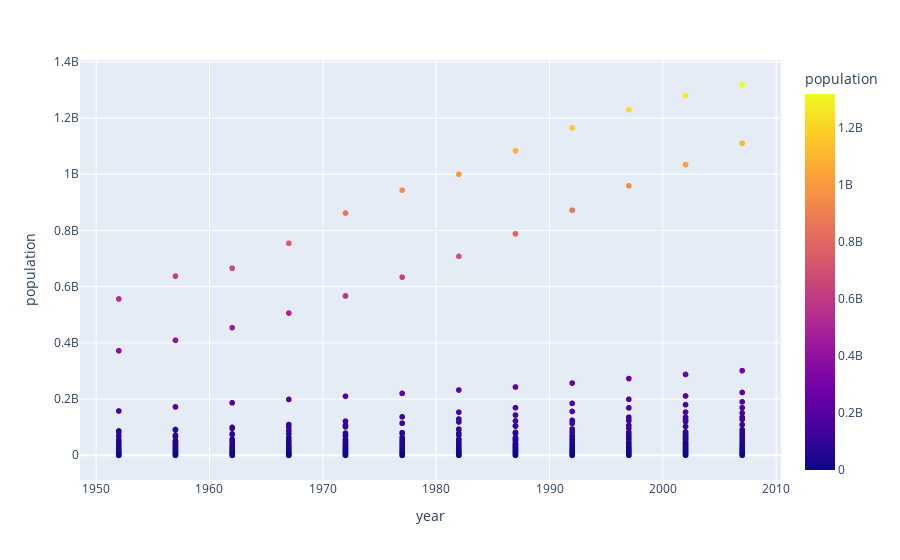
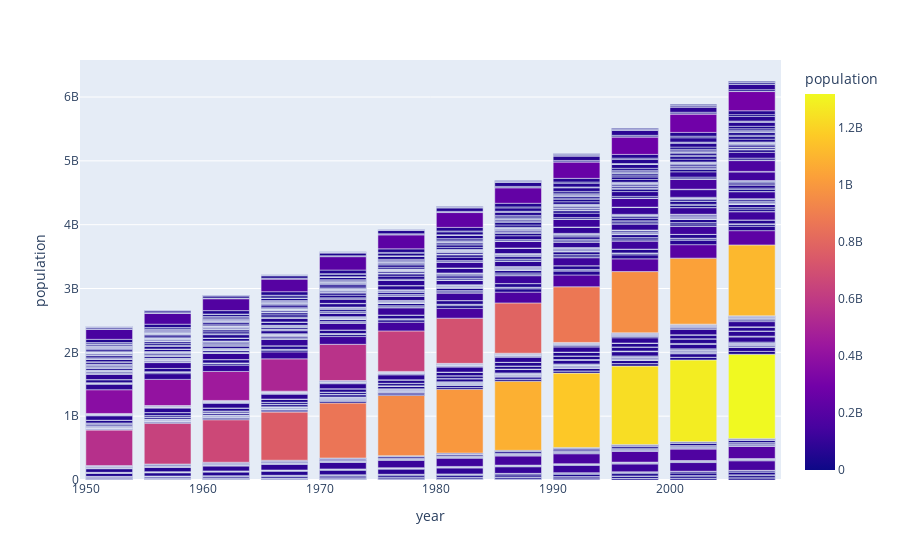

The cell these charts' notebook holds for them, in order:
### Code cell
# 9. Plotly library:

import plotly.express as px

# Creating a scatter plot
fig = px.scatter(data, x='year', y='population', color='population')
fig.show()

# Creating a bar chart
fig = px.bar(data, x='year', y='population', color='population')
fig.show()

### Figure 1 — Plotly figure (JSON) as saved in the notebook; plotly's stock layout.template omitted (floating-point values rounded to 4 significant figures; data arrays with more than 128 entries replaced by an {"elided": "..."} marker saying what was removed)
{"data": [{"hovertemplate": "year=%{x}<br>population=%{marker.color}<extra></extra>", "legendgroup": "", "marker": {"color": {"elided": "1704 int values"}, "coloraxis": "coloraxis", "symbol": "circle"}, "mode": "markers", "name": "", "showlegend": false, "type": "scattergl", "x": {"elided": "1704 int values"}, "xaxis": "x", "y": {"elided": "1704 int values"}, "yaxis": "y"}], "layout": {"coloraxis": {"colorbar": {"title": {"text": "population"}}, "colorscale": [[0, "#0d0887"], [0.1111, "#46039f"], [0.2222, "#7201a8"], [0.3333, "#9c179e"], [0.4444, "#bd3786"], [0.5556, "#d8576b"], [0.6667, "#ed7953"], [0.7778, "#fb9f3a"], [0.8889, "#fdca26"], [1, "#f0f921"]]}, "legend": {"tracegroupgap": 0}, "margin": {"t": 60}, "xaxis": {"anchor": "y", "domain": [0, 1], "title": {"text": "year"}}, "yaxis": {"anchor": "x", "domain": [0, 1], "title": {"text": "population"}}}}

### Figure 2 — Plotly figure (JSON) as saved in the notebook; plotly's stock layout.template omitted (floating-point values rounded to 4 significant figures; data arrays with more than 128 entries replaced by an {"elided": "..."} marker saying what was removed)
{"data": [{"alignmentgroup": "True", "hovertemplate": "year=%{x}<br>population=%{marker.color}<extra></extra>", "legendgroup": "", "marker": {"color": {"elided": "1704 int values"}, "coloraxis": "coloraxis", "pattern": {"shape": ""}}, "name": "", "offsetgroup": "", "orientation": "v", "showlegend": false, "textposition": "auto", "type": "bar", "x": {"elided": "1704 int values"}, "xaxis": "x", "y": {"elided": "1704 int values"}, "yaxis": "y"}], "layout": {"barmode": "relative", "coloraxis": {"colorbar": {"title": {"text": "population"}}, "colorscale": [[0, "#0d0887"], [0.1111, "#46039f"], [0.2222, "#7201a8"], [0.3333, "#9c179e"], [0.4444, "#bd3786"], [0.5556, "#d8576b"], [0.6667, "#ed7953"], [0.7778, "#fb9f3a"], [0.8889, "#fdca26"], [1, "#f0f921"]]}, "legend": {"tracegroupgap": 0}, "margin": {"t": 60}, "xaxis": {"anchor": "y", "domain": [0, 1], "title": {"text": "year"}}, "yaxis": {"anchor": "x", "domain": [0, 1], "title": {"text": "population"}}}}
